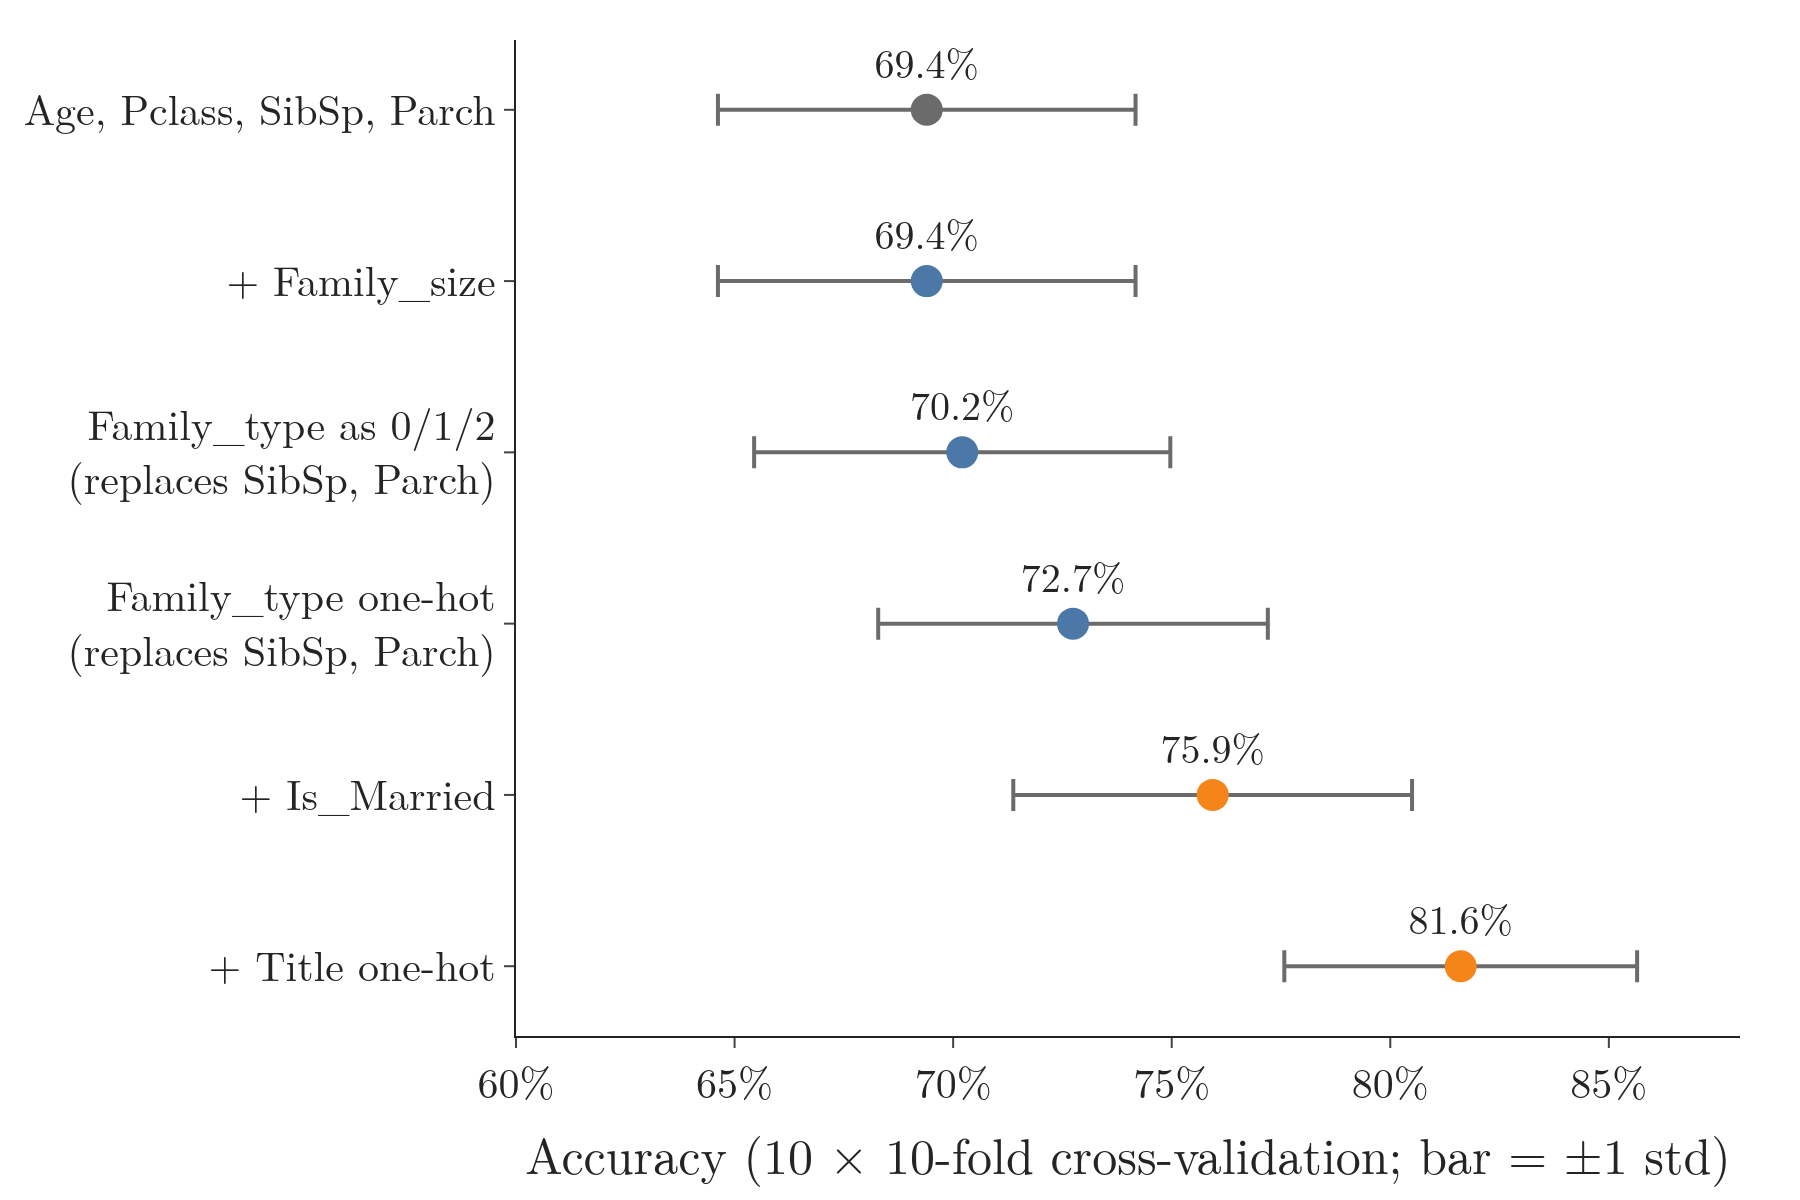

Recreate this plot in Python.
"""Real measurement for Note 45: cross-validated accuracy of logistic regression for each set of columns.
Every new column is built inside a pipeline, so each fold builds it from its own training rows."""
from pathlib import Path
import numpy as np
import pandas as pd
import plotly.graph_objects as go
from sklearn.compose import make_column_transformer
from sklearn.linear_model import LogisticRegression
from sklearn.model_selection import RepeatedStratifiedKFold, cross_val_score
from sklearn.pipeline import make_pipeline
from sklearn.preprocessing import FunctionTransformer, OneHotEncoder

here = Path(__file__).parent
df = pd.read_csv(here.parent / "data" / "titanic.csv").dropna(subset=["Age"])
y = df["Survived"]


def add_columns(X):
    X = X.copy()
    X["Family_size"] = X["SibSp"] + X["Parch"] + 1
    X["Family_type"] = np.select([X["Family_size"] == 1, X["Family_size"] <= 4], [0, 1], 2)
    X["Title"] = X["Name"].str.split(", ").str[1].str.split(".").str[0]
    X["Is_Married"] = (X["Title"] == "Mrs").astype(int)
    return X


def model(cols, onehot=()):
    pick = make_column_transformer(
        (OneHotEncoder(handle_unknown="infrequent_if_exist", min_frequency=10), list(onehot)),
        ("passthrough", [c for c in cols if c not in onehot]))
    return make_pipeline(FunctionTransformer(add_columns), pick, LogisticRegression(max_iter=1000))


BASE = ["Age", "Pclass", "SibSp", "Parch"]
SETS = [("Age, Pclass, SibSp, Parch", model(BASE)),
        ("+ Family_size", model(BASE + ["Family_size"])),
        ("Family_type as 0/1/2<br>(replaces SibSp, Parch)", model(["Age", "Pclass", "Family_type"])),
        ("Family_type one-hot<br>(replaces SibSp, Parch)", model(["Age", "Pclass", "Family_type"], ["Family_type"])),
        ("+ Is_Married", model(BASE + ["Is_Married"])),
        ("+ Title one-hot", model(BASE + ["Title"], ["Title"]))]
cv = RepeatedStratifiedKFold(n_splits=10, n_repeats=10, random_state=0)
cols = ["Age", "Pclass", "SibSp", "Parch", "Name"]
res = [(name, cross_val_score(m, df[cols], y, cv=cv)) for name, m in SETS]
for name, s in res: print(f"{name.replace('<br>', ' '):45s} {s.mean():.4f} +- {s.std():.4f}")

BLUE, ORANGE, GREY = "#4C78A8", "#F58518", "#6B6B6B"
names = [n for n, _ in res][::-1]
means = [s.mean() for _, s in res][::-1]
stds = [s.std() for _, s in res][::-1]
colour = [GREY if i == len(names) - 1 else (BLUE if i >= 2 else ORANGE) for i in range(len(names))]
fig = go.Figure(go.Scatter(x=means, y=names, mode="markers+text", marker=dict(size=16, color=colour),
                           error_x=dict(array=stds, color=GREY, thickness=2, width=8),
                           text=[f"{m:.1%}" for m in means], textposition="top center",
                           textfont=dict(size=20)))
fig.update_layout(template="simple_white", width=900, height=600, showlegend=False,
                  font=dict(family="Latin Modern Roman", size=21),
                  xaxis=dict(title="Accuracy (10 × 10-fold cross-validation; bar = ±1 std)",
                             tickformat=".0%", range=[0.6, 0.88]),
                  margin=dict(l=20, r=30, t=20, b=70))
fig.write_image(here / "scores.png", scale=2)
fig.write_image(here / "scores.pdf")
